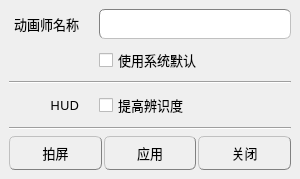
<?xml version="1.0" encoding="UTF-8"?>
<ui version="4.0">
 <class>playblastOptionDialog</class>
 <widget class="QMainWindow" name="playblastOptionDialog">
  <property name="geometry">
   <rect>
    <x>0</x>
    <y>0</y>
    <width>300</width>
    <height>179</height>
   </rect>
  </property>
  <property name="minimumSize">
   <size>
    <width>300</width>
    <height>0</height>
   </size>
  </property>
  <property name="windowTitle">
   <string>拍屏设置</string>
  </property>
  <property name="windowIcon">
   <iconset>
    <normaloff>../icons/logo.png</normaloff>../icons/logo.png</iconset>
  </property>
  <property name="styleSheet">
   <string notr="true">QMainWindow{
	background-color: qlineargradient(spread:pad, x1:0, y1:0, x2:0, y2:1, 
                                      stop:0 rgba(50, 50, 50, 255), 
                                      stop:0.05 rgba(60, 60, 60, 255), 
                                      stop:0.9 rgba(60, 60, 60, 255), 
                                      stop:1 rgba(50, 50, 50, 255));
	
}

QTabWidget::pane { /* The tab widget frame */
    border-top: 1px solid gray;
	position: absolute;
	top: -0.1em;
}

QTabWidget::tab-bar {
    alignment: center;
}

/* Style the tab using the tab sub-control. Note that
    it reads QTabBar _not_ QTabWidget */
QTabBar::tab {
    background: qlineargradient(spread:pad, x1:0, y1:0, x2:0, y2:1, 
                                stop:0 rgba(140, 140, 140, 255), 
                                stop:0.3 rgba(50, 50, 50, 255), 
                                stop:1 rgba(80, 80, 80, 255));
    border: 1px solid gray;
    border-bottom-color: grey; /* same as the pane color */
    border-top-left-radius: 6px;
    border-top-right-radius: 6px;
	padding: 0px 20px;
}

QTabBar::tab:selected, QTabBar::tab:hover {
    background: qlineargradient(spread:pad, x1:0, y1:0, x2:0, y2:1, 
                                stop:0 rgba(140, 140, 140, 255), 
                                stop:0.3 rgba(60, 60, 60, 255), 
                                stop:1 rgba(100, 100, 100, 255));
}

QTabBar::tab:!selected {
    margin-top: 2px; /* make non-selected tabs look smaller */
}

QSlider::groove:horizontal {
    border: 1px solid #999999;
	border-style: inset;
    height: 10px; /* the groove expands to the size of the slider by default. by giving it a height, it has a fixed size */
    background: qlineargradient(spread:pad, x1:0, y1:0, x2:0, y2:1, 
                                stop:0 rgba(20, 20, 20, 255), 
                                stop:0.3 rgba(40, 40, 40, 255), 
                                stop:1 rgba(50, 50, 50, 255));
    margin: 2px 0;
}

QSlider::handle:horizontal {
    background: qlineargradient(spread:pad, x1:0, y1:0, x2:0, y2:1, 
                                stop:0 rgba(140, 140, 140, 255), 
                                stop:0.3 rgba(80, 80, 80, 255), 
                                stop:1 rgba(100, 100, 100, 255));
    border: 1px solid gray;
	border-style: outset;
    width: 15px;
    margin: -10px 0; /* handle is placed by default on the contents rect of the groove. Expand outside the groove */
    border-radius: 6px;
}

QSlider::handle:horizontal:hover {
    background: qlineargradient(spread:pad, x1:0, y1:0, x2:0, y2:1, 
                                stop:0 rgba(160, 160, 160, 255), 
                                stop:0.3 rgba(100, 100, 100, 255), 
                                stop:1 rgba(120, 120, 120, 255));
}

QListWidget {
    border: 1px solid gray;
    border-radius: 6px;
	border-style: inset;
    background: qlineargradient(spread:pad, x1:0, y1:0, x2:0, y2:1, 
                                stop:0 rgba(20, 20, 20, 255), 
                                stop:0.3 rgba(40, 40, 40, 255), 
                                stop:1 rgba(50, 50, 50, 255));
    selection-background-color: purple;
}

QLineEdit {
    border: 1px solid gray;
    border-radius: 6px;
	border-style: inset;
    background: qlineargradient(spread:pad, x1:0, y1:0, x2:0, y2:1, 
                                stop:0 rgba(20, 20, 20, 255), 
                                stop:0.3 rgba(40, 40, 40, 255), 
                                stop:1 rgba(50, 50, 50, 255));
    selection-background-color: purple;
}

QComboBox{
	border: 1px solid gray;
	border-style: outset;
    border-radius: 6px;
	background-color: qlineargradient(spread:pad, x1:0, y1:0, x2:0, y2:1, 
                                      stop:0 rgba(140, 140, 140, 255), 
                                      stop:0.3 rgba(50, 50, 50, 255), 
                                      stop:1 rgba(80, 80, 80, 255));
}

QComboBox:!editable:hover{
	background-color: qlineargradient(spread:pad, x1:0, y1:0, x2:0, y2:1, 
                                      stop:0 rgba(150, 150, 150, 255), 
                                      stop:0.3 rgba(60, 60, 60, 255), 
                                      stop:1 rgba(100, 100, 100, 255));
}

QComboBox::drop-down {
    subcontrol-origin: padding;
    subcontrol-position: top right;

    border-left-width: 1px;
    border-left-color: darkgray;
    border-left-style: solid; /* just a single line */
    border-top-right-radius: 3px; /* same radius as the QComboBox */
    border-bottom-right-radius: 3px;
}

QComboBox:!editable:on, QComboBox::drop-down:editable:on{
	background: qlineargradient(x1: 0, y1: 0, x2: 0, y2: 1,
                                stop:0 rgba(20, 20, 20, 255), 
                                stop:0.3 rgba(40, 40, 40, 255), 
                                stop:1 rgba(50, 50, 50, 255));
}

QComboBox QAbstractItemView {
    border: 1px solid grap;
    selection-background-color: purple;
}

QPushButton{
	background-color: qlineargradient(spread:pad, x1:0, y1:0, x2:0, y2:1, 
                                      stop:0 rgba(150, 150, 150, 255),
									  stop:0.48 rgba(80, 80, 80, 255), 
                                      stop:0.52 rgba(50, 50, 50, 255), 
                                      stop:1 rgba(70, 70, 70, 255));
	border-style: outset;
	border-width: 1px;
	border-radius: 6px;
	border-color: gray;
	padding: 6px;
}

QPushButton:hover{
	background-color: qlineargradient(spread:pad, x1:0, y1:0, x2:0, y2:1, 
                                      stop:0 rgba(150, 150, 150, 255),
									  stop:0.48 rgba(90, 90, 90, 255), 
                                      stop:0.52 rgba(60, 60, 60, 255), 
                                      stop:1 rgba(100, 100, 100, 255));
}

QPushButton:pressed{
	background-color: qlineargradient(spread:pad, x1:0, y1:0, x2:0, y2:1, 
                                      stop:0 rgba(40, 40, 40, 255), 
                                      stop:0.3 rgba(50, 50, 50, 255), 
                                      stop:1 rgba(70, 70, 70, 255));
	border-style: inset;
}</string>
  </property>
  <widget class="QWidget" name="centralwidget">
   <layout class="QVBoxLayout" name="verticalLayout">
    <item>
     <layout class="QFormLayout" name="formLayout">
      <property name="fieldGrowthPolicy">
       <enum>QFormLayout::AllNonFixedFieldsGrow</enum>
      </property>
      <property name="horizontalSpacing">
       <number>20</number>
      </property>
      <item row="0" column="0">
       <widget class="QLabel" name="label">
        <property name="minimumSize">
         <size>
          <width>70</width>
          <height>30</height>
         </size>
        </property>
        <property name="font">
         <font>
          <family>微软雅黑</family>
          <pointsize>10</pointsize>
         </font>
        </property>
        <property name="text">
         <string>动画师名称</string>
        </property>
        <property name="alignment">
         <set>Qt::AlignRight|Qt::AlignTrailing|Qt::AlignVCenter</set>
        </property>
       </widget>
      </item>
      <item row="0" column="1">
       <widget class="QLineEdit" name="playblastOptionNameInput">
        <property name="minimumSize">
         <size>
          <width>0</width>
          <height>30</height>
         </size>
        </property>
        <property name="font">
         <font>
          <family>微软雅黑</family>
          <pointsize>10</pointsize>
         </font>
        </property>
        <property name="maxLength">
         <number>20</number>
        </property>
       </widget>
      </item>
      <item row="1" column="0">
       <widget class="QLabel" name="label_2">
        <property name="text">
         <string/>
        </property>
       </widget>
      </item>
      <item row="1" column="1">
       <widget class="QCheckBox" name="playblastOptionCBDefault">
        <property name="sizePolicy">
         <sizepolicy hsizetype="Minimum" vsizetype="Fixed">
          <horstretch>0</horstretch>
          <verstretch>0</verstretch>
         </sizepolicy>
        </property>
        <property name="minimumSize">
         <size>
          <width>0</width>
          <height>30</height>
         </size>
        </property>
        <property name="font">
         <font>
          <family>微软雅黑</family>
          <pointsize>10</pointsize>
         </font>
        </property>
        <property name="text">
         <string>使用系统默认</string>
        </property>
       </widget>
      </item>
      <item row="2" column="0" colspan="2">
       <widget class="Line" name="line_2">
        <property name="orientation">
         <enum>Qt::Horizontal</enum>
        </property>
       </widget>
      </item>
      <item row="3" column="1">
       <widget class="QCheckBox" name="playblastOptionCBHUD">
        <property name="minimumSize">
         <size>
          <width>0</width>
          <height>30</height>
         </size>
        </property>
        <property name="font">
         <font>
          <family>微软雅黑</family>
          <pointsize>10</pointsize>
         </font>
        </property>
        <property name="text">
         <string>提高辨识度</string>
        </property>
       </widget>
      </item>
      <item row="3" column="0">
       <widget class="QLabel" name="label_3">
        <property name="minimumSize">
         <size>
          <width>70</width>
          <height>30</height>
         </size>
        </property>
        <property name="font">
         <font>
          <family>微软雅黑</family>
          <pointsize>10</pointsize>
         </font>
        </property>
        <property name="text">
         <string>HUD</string>
        </property>
        <property name="alignment">
         <set>Qt::AlignRight|Qt::AlignTrailing|Qt::AlignVCenter</set>
        </property>
       </widget>
      </item>
     </layout>
    </item>
    <item>
     <widget class="Line" name="line">
      <property name="orientation">
       <enum>Qt::Horizontal</enum>
      </property>
     </widget>
    </item>
    <item>
     <widget class="QFrame" name="frame">
      <property name="sizePolicy">
       <sizepolicy hsizetype="Preferred" vsizetype="Fixed">
        <horstretch>0</horstretch>
        <verstretch>0</verstretch>
       </sizepolicy>
      </property>
      <property name="frameShape">
       <enum>QFrame::NoFrame</enum>
      </property>
      <property name="frameShadow">
       <enum>QFrame::Raised</enum>
      </property>
      <layout class="QHBoxLayout" name="horizontalLayout">
       <property name="spacing">
        <number>2</number>
       </property>
       <property name="margin">
        <number>0</number>
       </property>
       <item>
        <widget class="QPushButton" name="pushButton_3">
         <property name="sizePolicy">
          <sizepolicy hsizetype="Expanding" vsizetype="Expanding">
           <horstretch>0</horstretch>
           <verstretch>0</verstretch>
          </sizepolicy>
         </property>
         <property name="minimumSize">
          <size>
           <width>0</width>
           <height>30</height>
          </size>
         </property>
         <property name="font">
          <font>
           <family>微软雅黑</family>
           <pointsize>10</pointsize>
          </font>
         </property>
         <property name="text">
          <string>拍屏</string>
         </property>
         <property name="+command" stdset="0">
          <string>lambda *_: barbarian.anim.playblast.PlayblastOption.UI().changeHUD(True)</string>
         </property>
        </widget>
       </item>
       <item>
        <widget class="QPushButton" name="pushButton_2">
         <property name="sizePolicy">
          <sizepolicy hsizetype="Expanding" vsizetype="Expanding">
           <horstretch>0</horstretch>
           <verstretch>0</verstretch>
          </sizepolicy>
         </property>
         <property name="minimumSize">
          <size>
           <width>0</width>
           <height>30</height>
          </size>
         </property>
         <property name="font">
          <font>
           <family>微软雅黑</family>
           <pointsize>10</pointsize>
          </font>
         </property>
         <property name="text">
          <string>应用</string>
         </property>
         <property name="+command" stdset="0">
          <string>lambda *_: barbarian.anim.playblast.PlayblastOption.UI().changeHUD()</string>
         </property>
        </widget>
       </item>
       <item>
        <widget class="QPushButton" name="pushButton">
         <property name="sizePolicy">
          <sizepolicy hsizetype="Expanding" vsizetype="Expanding">
           <horstretch>0</horstretch>
           <verstretch>0</verstretch>
          </sizepolicy>
         </property>
         <property name="minimumSize">
          <size>
           <width>0</width>
           <height>30</height>
          </size>
         </property>
         <property name="font">
          <font>
           <family>微软雅黑</family>
           <pointsize>10</pointsize>
          </font>
         </property>
         <property name="text">
          <string>关闭</string>
         </property>
        </widget>
       </item>
      </layout>
     </widget>
    </item>
   </layout>
  </widget>
 </widget>
 <resources/>
 <connections>
  <connection>
   <sender>pushButton</sender>
   <signal>clicked()</signal>
   <receiver>playblastOptionDialog</receiver>
   <slot>close()</slot>
   <hints>
    <hint type="sourcelabel">
     <x>182</x>
     <y>135</y>
    </hint>
    <hint type="destinationlabel">
     <x>124</x>
     <y>80</y>
    </hint>
   </hints>
  </connection>
 </connections>
</ui>
